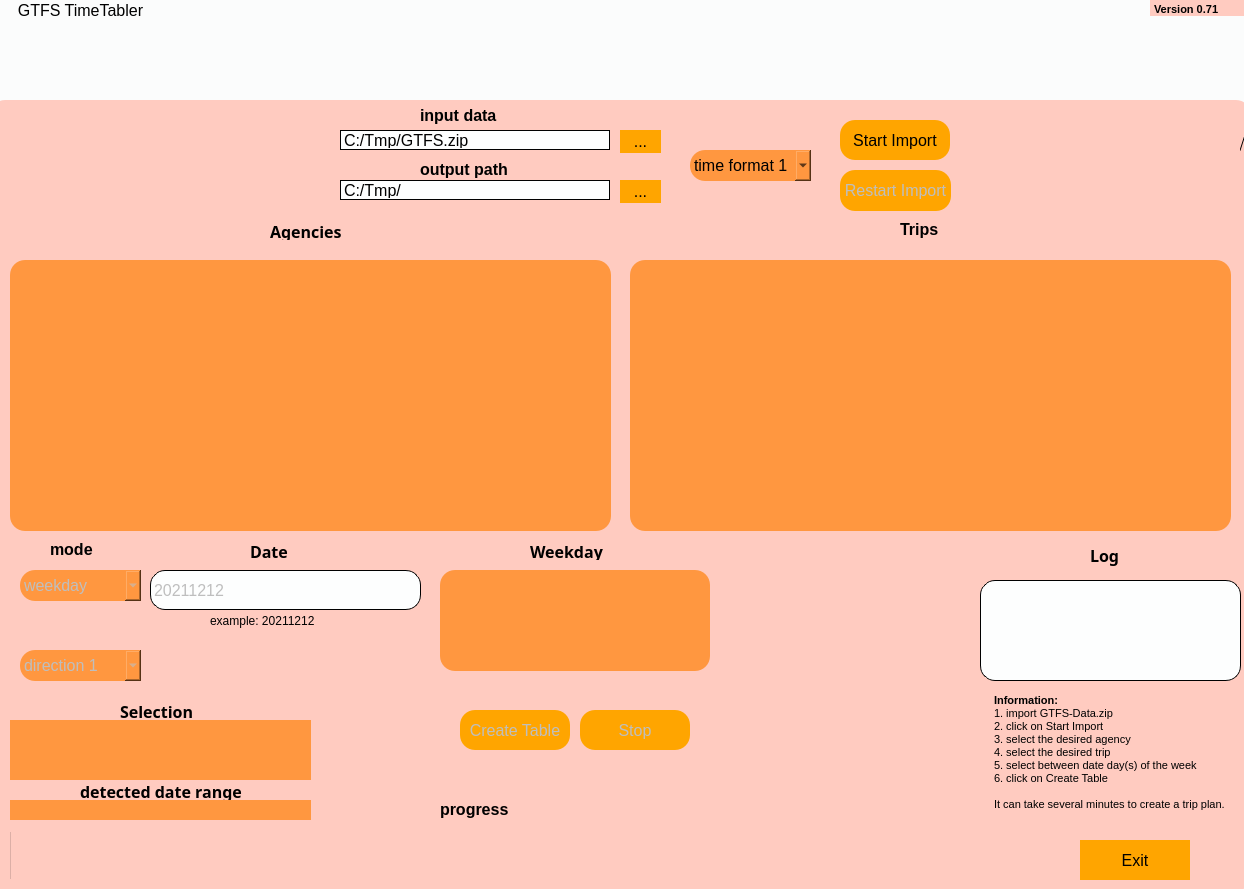
<?xml version="1.0" encoding="UTF-8"?>
<ui version="4.0">
 <class>GTFSTimeTabler</class>
 <widget class="QWidget" name="GTFSTimeTabler">
  <property name="windowModality">
   <enum>Qt::ApplicationModal</enum>
  </property>
  <property name="geometry">
   <rect>
    <x>0</x>
    <y>0</y>
    <width>1244</width>
    <height>889</height>
   </rect>
  </property>
  <property name="sizePolicy">
   <sizepolicy hsizetype="Fixed" vsizetype="Fixed">
    <horstretch>0</horstretch>
    <verstretch>0</verstretch>
   </sizepolicy>
  </property>
  <property name="contextMenuPolicy">
   <enum>Qt::DefaultContextMenu</enum>
  </property>
  <property name="acceptDrops">
   <bool>false</bool>
  </property>
  <property name="windowTitle">
   <string notr="true">GTFS TimeTabler</string>
  </property>
  <property name="layoutDirection">
   <enum>Qt::LeftToRight</enum>
  </property>
  <property name="autoFillBackground">
   <bool>false</bool>
  </property>
  <property name="styleSheet">
   <string notr="true">background-color:  #fbfcfc ;
border-width: 1px;
border-radius: 15px;
border-color: black;
</string>
  </property>
  <widget class="QLineEdit" name="lineOutputPath">
   <property name="geometry">
    <rect>
     <x>340</x>
     <y>180</y>
     <width>270</width>
     <height>20</height>
    </rect>
   </property>
   <property name="font">
    <font>
     <pointsize>12</pointsize>
    </font>
   </property>
   <property name="styleSheet">
    <string notr="true">background-color:  #fdfefe;
border-style: outset;
border-width: 0.5px;
border-radius: 15px;
border-color: black;
padding: 1px;</string>
   </property>
   <property name="text">
    <string>C:/Tmp/</string>
   </property>
  </widget>
  <widget class="QPushButton" name="btnStart">
   <property name="enabled">
    <bool>false</bool>
   </property>
   <property name="geometry">
    <rect>
     <x>460</x>
     <y>710</y>
     <width>110</width>
     <height>40</height>
    </rect>
   </property>
   <property name="font">
    <font>
     <pointsize>12</pointsize>
    </font>
   </property>
   <property name="styleSheet">
    <string notr="true">background-color: orange;
border-style: outset;
border-width: 0px;
border-radius: 15px;
border-color: black;
padding: 4px;</string>
   </property>
   <property name="text">
    <string>Create Table</string>
   </property>
  </widget>
  <widget class="QProgressBar" name="progressBar">
   <property name="enabled">
    <bool>false</bool>
   </property>
   <property name="geometry">
    <rect>
     <x>10</x>
     <y>830</y>
     <width>951</width>
     <height>51</height>
    </rect>
   </property>
   <property name="styleSheet">
    <string notr="true">background-color:  #ffcbc0;
padding: 1 px;</string>
   </property>
   <property name="value">
    <number>0</number>
   </property>
   <property name="alignment">
    <set>Qt::AlignJustify|Qt::AlignVCenter</set>
   </property>
   <property name="textVisible">
    <bool>false</bool>
   </property>
   <property name="orientation">
    <enum>Qt::Horizontal</enum>
   </property>
   <property name="textDirection">
    <enum>QProgressBar::TopToBottom</enum>
   </property>
   <property name="format">
    <string> %p%</string>
   </property>
  </widget>
  <widget class="QTextBrowser" name="textBrowser">
   <property name="geometry">
    <rect>
     <x>980</x>
     <y>580</y>
     <width>261</width>
     <height>101</height>
    </rect>
   </property>
   <property name="styleSheet">
    <string notr="true">background-color:  #fdfefe;
border-style: outset;
border-width: 1px;
border-radius: 15px;
border-color: black;
padding: 4px;</string>
   </property>
   <property name="frameShape">
    <enum>QFrame::Box</enum>
   </property>
   <property name="frameShadow">
    <enum>QFrame::Plain</enum>
   </property>
   <property name="verticalScrollBarPolicy">
    <enum>Qt::ScrollBarAlwaysOff</enum>
   </property>
   <property name="horizontalScrollBarPolicy">
    <enum>Qt::ScrollBarAlwaysOff</enum>
   </property>
  </widget>
  <widget class="QPushButton" name="btnImport">
   <property name="enabled">
    <bool>true</bool>
   </property>
   <property name="geometry">
    <rect>
     <x>840</x>
     <y>120</y>
     <width>110</width>
     <height>40</height>
    </rect>
   </property>
   <property name="font">
    <font>
     <pointsize>12</pointsize>
    </font>
   </property>
   <property name="styleSheet">
    <string notr="true">background-color: orange;
border-style: outset;
border-width: 0px;
border-radius: 15px;
border-color: black;
padding: 4px;</string>
   </property>
   <property name="text">
    <string>Start Import</string>
   </property>
  </widget>
  <widget class="QComboBox" name="comboBox">
   <property name="enabled">
    <bool>false</bool>
   </property>
   <property name="geometry">
    <rect>
     <x>20</x>
     <y>570</y>
     <width>121</width>
     <height>31</height>
    </rect>
   </property>
   <property name="font">
    <font>
     <pointsize>12</pointsize>
    </font>
   </property>
   <property name="styleSheet">
    <string notr="true">background-color:  #ff9740;
border-style: outset;
border-width:0px;
border-radius: 15px;
border-color: black;
padding: 4px;</string>
   </property>
   <item>
    <property name="text">
     <string>weekday</string>
    </property>
   </item>
   <item>
    <property name="text">
     <string>date</string>
    </property>
   </item>
  </widget>
  <widget class="QLineEdit" name="lineInputPath">
   <property name="geometry">
    <rect>
     <x>340</x>
     <y>130</y>
     <width>270</width>
     <height>20</height>
    </rect>
   </property>
   <property name="font">
    <font>
     <pointsize>12</pointsize>
    </font>
   </property>
   <property name="styleSheet">
    <string notr="true">background-color: #fdfefe;
border-style: outset;
border-width: 0.5px;
border-radius: 15px;
border-color: black;
padding: 1px;</string>
   </property>
   <property name="text">
    <string>C:/Tmp/GTFS.zip</string>
   </property>
  </widget>
  <widget class="QPushButton" name="btnExit">
   <property name="geometry">
    <rect>
     <x>1080</x>
     <y>840</y>
     <width>110</width>
     <height>40</height>
    </rect>
   </property>
   <property name="font">
    <font>
     <pointsize>12</pointsize>
    </font>
   </property>
   <property name="styleSheet">
    <string notr="true">background-color: orange;
border-style: outset;
border-width: 0px;
border-radius: 30px;
border-color: black;
padding: 4px;</string>
   </property>
   <property name="text">
    <string>Exit</string>
   </property>
  </widget>
  <widget class="QPushButton" name="btnStop">
   <property name="enabled">
    <bool>false</bool>
   </property>
   <property name="geometry">
    <rect>
     <x>580</x>
     <y>710</y>
     <width>110</width>
     <height>40</height>
    </rect>
   </property>
   <property name="font">
    <font>
     <pointsize>12</pointsize>
    </font>
   </property>
   <property name="styleSheet">
    <string notr="true">background-color: orange;
border-style: outset;
border-width: 0px;
border-radius: 15px;
border-color: black;
padding: 4px;</string>
   </property>
   <property name="text">
    <string>Stop</string>
   </property>
  </widget>
  <widget class="QLabel" name="label_5">
   <property name="geometry">
    <rect>
     <x>270</x>
     <y>220</y>
     <width>91</width>
     <height>20</height>
    </rect>
   </property>
   <property name="font">
    <font>
     <family>72</family>
     <pointsize>8</pointsize>
     <weight>9</weight>
     <italic>false</italic>
     <bold>false</bold>
    </font>
   </property>
   <property name="styleSheet">
    <string notr="true">background-color:  #ffcbc0;
font: 75 8pt &quot;72&quot;;</string>
   </property>
   <property name="text">
    <string>&lt;html&gt;&lt;head/&gt;&lt;body&gt;&lt;p&gt;&lt;span style=&quot; font-size:12pt; font-weight:600;&quot;&gt;Agencies&lt;/span&gt;&lt;/p&gt;&lt;/body&gt;&lt;/html&gt;</string>
   </property>
  </widget>
  <widget class="QLabel" name="label">
   <property name="geometry">
    <rect>
     <x>-10</x>
     <y>-110</y>
     <width>1251</width>
     <height>301</height>
    </rect>
   </property>
   <property name="autoFillBackground">
    <bool>false</bool>
   </property>
   <property name="frameShape">
    <enum>QFrame::Box</enum>
   </property>
   <property name="text">
    <string/>
   </property>
   <property name="pixmap">
    <pixmap>5282.jpg</pixmap>
   </property>
   <property name="scaledContents">
    <bool>true</bool>
   </property>
  </widget>
  <widget class="QLabel" name="middlelabel">
   <property name="geometry">
    <rect>
     <x>-10</x>
     <y>100</y>
     <width>1261</width>
     <height>791</height>
    </rect>
   </property>
   <property name="autoFillBackground">
    <bool>false</bool>
   </property>
   <property name="styleSheet">
    <string notr="true">background-color:  #ffcbc0;
border-color: black;
border-style: outset;
border-width: 0px;
border-radius: 15px;
padding: 4px;</string>
   </property>
   <property name="frameShadow">
    <enum>QFrame::Plain</enum>
   </property>
   <property name="text">
    <string/>
   </property>
   <property name="alignment">
    <set>Qt::AlignJustify|Qt::AlignVCenter</set>
   </property>
  </widget>
  <widget class="QLabel" name="label_9">
   <property name="geometry">
    <rect>
     <x>10</x>
     <y>0</y>
     <width>141</width>
     <height>21</height>
    </rect>
   </property>
   <property name="styleSheet">
    <string notr="true">font: 87 8pt &quot;72 Black&quot;;</string>
   </property>
   <property name="text">
    <string>&lt;html&gt;&lt;head/&gt;&lt;body&gt;&lt;p align=&quot;center&quot;&gt;&lt;span style=&quot; font-size:12pt;&quot;&gt;GTFS TimeTabler&lt;/span&gt;&lt;/p&gt;&lt;/body&gt;&lt;/html&gt;</string>
   </property>
  </widget>
  <widget class="QLabel" name="label_6">
   <property name="geometry">
    <rect>
     <x>530</x>
     <y>540</y>
     <width>80</width>
     <height>20</height>
    </rect>
   </property>
   <property name="font">
    <font>
     <family>72</family>
     <pointsize>8</pointsize>
     <weight>9</weight>
     <italic>false</italic>
     <bold>false</bold>
    </font>
   </property>
   <property name="styleSheet">
    <string notr="true">background-color:  #ffcbc0;
font: 75 8pt &quot;72&quot;;</string>
   </property>
   <property name="text">
    <string>&lt;html&gt;&lt;head/&gt;&lt;body&gt;&lt;p&gt;&lt;span style=&quot; font-size:12pt; font-weight:600;&quot;&gt;Weekday&lt;/span&gt;&lt;/p&gt;&lt;/body&gt;&lt;/html&gt;</string>
   </property>
  </widget>
  <widget class="QLabel" name="label_7">
   <property name="geometry">
    <rect>
     <x>1090</x>
     <y>540</y>
     <width>41</width>
     <height>31</height>
    </rect>
   </property>
   <property name="font">
    <font>
     <family>72</family>
     <pointsize>8</pointsize>
     <weight>9</weight>
     <italic>false</italic>
     <bold>false</bold>
    </font>
   </property>
   <property name="styleSheet">
    <string notr="true">background-color:  #ffcbc0;
font: 75 8pt &quot;72&quot;;</string>
   </property>
   <property name="text">
    <string>&lt;html&gt;&lt;head/&gt;&lt;body&gt;&lt;p&gt;&lt;span style=&quot; font-size:12pt; font-weight:600;&quot;&gt;Log&lt;/span&gt;&lt;/p&gt;&lt;/body&gt;&lt;/html&gt;</string>
   </property>
  </widget>
  <widget class="QLabel" name="label_8">
   <property name="geometry">
    <rect>
     <x>900</x>
     <y>220</y>
     <width>91</width>
     <height>20</height>
    </rect>
   </property>
   <property name="styleSheet">
    <string notr="true">background-color:  #ffcbc0;
font: 75 8pt &quot;72&quot;;</string>
   </property>
   <property name="text">
    <string>&lt;html&gt;&lt;head/&gt;&lt;body&gt;&lt;p&gt;&lt;span style=&quot; font-size:12pt; font-weight:600;&quot;&gt;Trips&lt;/span&gt;&lt;/p&gt;&lt;/body&gt;&lt;/html&gt;</string>
   </property>
  </widget>
  <widget class="QLabel" name="label_10">
   <property name="geometry">
    <rect>
     <x>420</x>
     <y>160</y>
     <width>151</width>
     <height>20</height>
    </rect>
   </property>
   <property name="styleSheet">
    <string notr="true">background-color:  #ffcbc0;
font: 75 8pt &quot;72&quot;;</string>
   </property>
   <property name="text">
    <string>&lt;html&gt;&lt;head/&gt;&lt;body&gt;&lt;p&gt;&lt;span style=&quot; font-size:12pt; font-weight:600;&quot;&gt;output path&lt;/span&gt;&lt;/p&gt;&lt;/body&gt;&lt;/html&gt;</string>
   </property>
  </widget>
  <widget class="QLabel" name="label_11">
   <property name="geometry">
    <rect>
     <x>420</x>
     <y>106</y>
     <width>101</width>
     <height>20</height>
    </rect>
   </property>
   <property name="styleSheet">
    <string notr="true">background-color:  #ffcbc0;
font: 75 8pt &quot;72&quot;;</string>
   </property>
   <property name="text">
    <string>&lt;html&gt;&lt;head/&gt;&lt;body&gt;&lt;p&gt;&lt;span style=&quot; font-size:12pt; font-weight:600;&quot;&gt;input data&lt;/span&gt;&lt;/p&gt;&lt;/body&gt;&lt;/html&gt;</string>
   </property>
  </widget>
  <widget class="QTextBrowser" name="textBrowser_2">
   <property name="geometry">
    <rect>
     <x>990</x>
     <y>690</y>
     <width>311</width>
     <height>131</height>
    </rect>
   </property>
   <property name="styleSheet">
    <string notr="true">background-color:  #ffcbc0;</string>
   </property>
   <property name="html">
    <string>&lt;!DOCTYPE HTML PUBLIC &quot;-//W3C//DTD HTML 4.0//EN&quot; &quot;http://www.w3.org/TR/REC-html40/strict.dtd&quot;&gt;
&lt;html&gt;&lt;head&gt;&lt;meta name=&quot;qrichtext&quot; content=&quot;1&quot; /&gt;&lt;style type=&quot;text/css&quot;&gt;
p, li { white-space: pre-wrap; }
&lt;/style&gt;&lt;/head&gt;&lt;body style=&quot; font-family:'MS Shell Dlg 2'; font-size:8.25pt; font-weight:400; font-style:normal;&quot;&gt;
&lt;p style=&quot; margin-top:0px; margin-bottom:0px; margin-left:0px; margin-right:0px; -qt-block-indent:0; text-indent:0px;&quot;&gt;&lt;span style=&quot; font-weight:600;&quot;&gt;Information:&lt;br /&gt;&lt;/span&gt;1. import GTFS-Data.zip&lt;/p&gt;
&lt;p style=&quot; margin-top:0px; margin-bottom:0px; margin-left:0px; margin-right:0px; -qt-block-indent:0; text-indent:0px;&quot;&gt;2. click on Start Import&lt;/p&gt;
&lt;p style=&quot; margin-top:0px; margin-bottom:0px; margin-left:0px; margin-right:0px; -qt-block-indent:0; text-indent:0px;&quot;&gt;3. select the desired agency &lt;/p&gt;
&lt;p style=&quot; margin-top:0px; margin-bottom:0px; margin-left:0px; margin-right:0px; -qt-block-indent:0; text-indent:0px;&quot;&gt;4. select the desired trip&lt;/p&gt;
&lt;p style=&quot; margin-top:0px; margin-bottom:0px; margin-left:0px; margin-right:0px; -qt-block-indent:0; text-indent:0px;&quot;&gt;5. select between date day(s) of the week&lt;/p&gt;
&lt;p style=&quot; margin-top:0px; margin-bottom:0px; margin-left:0px; margin-right:0px; -qt-block-indent:0; text-indent:0px;&quot;&gt;6. click on Create Table&lt;/p&gt;
&lt;p style=&quot;-qt-paragraph-type:empty; margin-top:0px; margin-bottom:0px; margin-left:0px; margin-right:0px; -qt-block-indent:0; text-indent:0px;&quot;&gt;&lt;br /&gt;&lt;/p&gt;
&lt;p style=&quot; margin-top:0px; margin-bottom:0px; margin-left:0px; margin-right:0px; -qt-block-indent:0; text-indent:0px;&quot;&gt;It can take several minutes to create a trip plan.&lt;/p&gt;&lt;/body&gt;&lt;/html&gt;</string>
   </property>
  </widget>
  <widget class="QLabel" name="label_12">
   <property name="geometry">
    <rect>
     <x>50</x>
     <y>540</y>
     <width>80</width>
     <height>20</height>
    </rect>
   </property>
   <property name="styleSheet">
    <string notr="true">background-color:  #ffcbc0;
font: 75 8pt &quot;72&quot;;</string>
   </property>
   <property name="text">
    <string>&lt;html&gt;&lt;head/&gt;&lt;body&gt;&lt;p&gt;&lt;span style=&quot; font-size:12pt; font-weight:600;&quot;&gt;mode&lt;/span&gt;&lt;/p&gt;&lt;/body&gt;&lt;/html&gt;</string>
   </property>
  </widget>
  <widget class="QTextBrowser" name="textBrowser_3">
   <property name="geometry">
    <rect>
     <x>1150</x>
     <y>0</y>
     <width>161</width>
     <height>16</height>
    </rect>
   </property>
   <property name="styleSheet">
    <string notr="true">background-color:  #ffcbc0;</string>
   </property>
   <property name="html">
    <string>&lt;!DOCTYPE HTML PUBLIC &quot;-//W3C//DTD HTML 4.0//EN&quot; &quot;http://www.w3.org/TR/REC-html40/strict.dtd&quot;&gt;
&lt;html&gt;&lt;head&gt;&lt;meta name=&quot;qrichtext&quot; content=&quot;1&quot; /&gt;&lt;style type=&quot;text/css&quot;&gt;
p, li { white-space: pre-wrap; }
&lt;/style&gt;&lt;/head&gt;&lt;body style=&quot; font-family:'MS Shell Dlg 2'; font-size:8.25pt; font-weight:400; font-style:normal;&quot;&gt;
&lt;p style=&quot; margin-top:0px; margin-bottom:0px; margin-left:0px; margin-right:0px; -qt-block-indent:0; text-indent:0px;&quot;&gt;&lt;span style=&quot; font-weight:600;&quot;&gt;Version 0.71&lt;br /&gt;&lt;/span&gt;&lt;/p&gt;&lt;/body&gt;&lt;/html&gt;</string>
   </property>
  </widget>
  <widget class="QPushButton" name="btnRestart">
   <property name="enabled">
    <bool>false</bool>
   </property>
   <property name="geometry">
    <rect>
     <x>840</x>
     <y>170</y>
     <width>111</width>
     <height>41</height>
    </rect>
   </property>
   <property name="font">
    <font>
     <pointsize>12</pointsize>
    </font>
   </property>
   <property name="styleSheet">
    <string notr="true">background-color: orange;
border-style: outset;
border-width: 0px;
border-radius: 15px;
border-color: black;
padding: 4px;</string>
   </property>
   <property name="text">
    <string>Restart Import</string>
   </property>
  </widget>
  <widget class="QListWidget" name="listAgencies">
   <property name="geometry">
    <rect>
     <x>10</x>
     <y>260</y>
     <width>601</width>
     <height>271</height>
    </rect>
   </property>
   <property name="font">
    <font>
     <pointsize>12</pointsize>
    </font>
   </property>
   <property name="styleSheet">
    <string notr="true">background-color:  #ff9740;
border-style: outset;
border-width: 0px;
border-radius: 15px;
border-color: black;
padding: 4px;</string>
   </property>
  </widget>
  <widget class="QListWidget" name="listRoutes">
   <property name="geometry">
    <rect>
     <x>630</x>
     <y>260</y>
     <width>601</width>
     <height>271</height>
    </rect>
   </property>
   <property name="font">
    <font>
     <pointsize>12</pointsize>
    </font>
   </property>
   <property name="styleSheet">
    <string notr="true">background-color:  #ff9740;
border-style: outset;
border-width: 0px;
border-radius: 15px;
border-color: black;
padding: 4px;</string>
   </property>
  </widget>
  <widget class="QListWidget" name="listDatesWeekday">
   <property name="enabled">
    <bool>false</bool>
   </property>
   <property name="geometry">
    <rect>
     <x>440</x>
     <y>570</y>
     <width>270</width>
     <height>101</height>
    </rect>
   </property>
   <property name="font">
    <font>
     <pointsize>12</pointsize>
    </font>
   </property>
   <property name="styleSheet">
    <string notr="true">background-color:  #ff9740;
border-style: outset;
border-width: 0px;
border-radius: 15px;
border-color: black;
padding: 4px;</string>
   </property>
   <property name="verticalScrollBarPolicy">
    <enum>Qt::ScrollBarAlwaysOff</enum>
   </property>
   <property name="horizontalScrollBarPolicy">
    <enum>Qt::ScrollBarAlwaysOff</enum>
   </property>
  </widget>
  <widget class="QLineEdit" name="lineDateInput">
   <property name="enabled">
    <bool>false</bool>
   </property>
   <property name="geometry">
    <rect>
     <x>150</x>
     <y>570</y>
     <width>271</width>
     <height>40</height>
    </rect>
   </property>
   <property name="font">
    <font>
     <pointsize>12</pointsize>
    </font>
   </property>
   <property name="styleSheet">
    <string notr="true">background-color:  #fdfefe;
border-style: outset;
border-width: 0.5px;
border-radius: 15px;
border-color: black;
padding: 1px;</string>
   </property>
   <property name="text">
    <string>20211212</string>
   </property>
  </widget>
  <widget class="QLabel" name="label_13">
   <property name="geometry">
    <rect>
     <x>250</x>
     <y>540</y>
     <width>80</width>
     <height>20</height>
    </rect>
   </property>
   <property name="font">
    <font>
     <family>72</family>
     <pointsize>8</pointsize>
     <weight>9</weight>
     <italic>false</italic>
     <bold>false</bold>
    </font>
   </property>
   <property name="styleSheet">
    <string notr="true">background-color:  #ffcbc0;
font: 75 8pt &quot;72&quot;;</string>
   </property>
   <property name="text">
    <string>&lt;html&gt;&lt;head/&gt;&lt;body&gt;&lt;p&gt;&lt;span style=&quot; font-size:12pt; font-weight:600;&quot;&gt;Date&lt;/span&gt;&lt;/p&gt;&lt;/body&gt;&lt;/html&gt;</string>
   </property>
  </widget>
  <widget class="QComboBox" name="comboBox_display">
   <property name="enabled">
    <bool>true</bool>
   </property>
   <property name="geometry">
    <rect>
     <x>690</x>
     <y>150</y>
     <width>121</width>
     <height>31</height>
    </rect>
   </property>
   <property name="font">
    <font>
     <pointsize>12</pointsize>
    </font>
   </property>
   <property name="styleSheet">
    <string notr="true">background-color:  #ff9740;
border-style: outset;
border-width:0px;
border-radius: 15px;
border-color: black;
padding: 4px;</string>
   </property>
   <item>
    <property name="text">
     <string>time format 1</string>
    </property>
   </item>
   <item>
    <property name="text">
     <string>time format 2</string>
    </property>
   </item>
  </widget>
  <widget class="QLabel" name="label_14">
   <property name="geometry">
    <rect>
     <x>440</x>
     <y>800</y>
     <width>91</width>
     <height>20</height>
    </rect>
   </property>
   <property name="styleSheet">
    <string notr="true">background-color:  #ffcbc0;
font: 75 8pt &quot;72&quot;;</string>
   </property>
   <property name="text">
    <string>&lt;html&gt;&lt;head/&gt;&lt;body&gt;&lt;p&gt;&lt;span style=&quot; font-size:12pt; font-weight:600;&quot;&gt;progress&lt;/span&gt;&lt;/p&gt;&lt;/body&gt;&lt;/html&gt;</string>
   </property>
  </widget>
  <widget class="QComboBox" name="comboBox_direction">
   <property name="enabled">
    <bool>false</bool>
   </property>
   <property name="geometry">
    <rect>
     <x>20</x>
     <y>650</y>
     <width>121</width>
     <height>31</height>
    </rect>
   </property>
   <property name="font">
    <font>
     <pointsize>12</pointsize>
    </font>
   </property>
   <property name="styleSheet">
    <string notr="true">background-color:  #ff9740;
border-style: outset;
border-width:0px;
border-radius: 15px;
border-color: black;
padding: 4px;</string>
   </property>
   <item>
    <property name="text">
     <string>direction 1</string>
    </property>
   </item>
   <item>
    <property name="text">
     <string>direction 2</string>
    </property>
   </item>
  </widget>
  <widget class="QPushButton" name="btnGetFile">
   <property name="enabled">
    <bool>true</bool>
   </property>
   <property name="geometry">
    <rect>
     <x>620</x>
     <y>130</y>
     <width>41</width>
     <height>23</height>
    </rect>
   </property>
   <property name="font">
    <font>
     <pointsize>12</pointsize>
    </font>
   </property>
   <property name="styleSheet">
    <string notr="true">background-color: orange;
border-style: outset;
border-width: 0px;
border-radius: 15px;
border-color: black;
padding: 4px;</string>
   </property>
   <property name="text">
    <string>...</string>
   </property>
  </widget>
  <widget class="QPushButton" name="btnGetOutputDir">
   <property name="enabled">
    <bool>true</bool>
   </property>
   <property name="geometry">
    <rect>
     <x>620</x>
     <y>180</y>
     <width>41</width>
     <height>23</height>
    </rect>
   </property>
   <property name="font">
    <font>
     <pointsize>12</pointsize>
    </font>
   </property>
   <property name="styleSheet">
    <string notr="true">background-color: orange;
border-style: outset;
border-width: 0px;
border-radius: 15px;
border-color: black;
padding: 4px;</string>
   </property>
   <property name="text">
    <string>...</string>
   </property>
  </widget>
  <widget class="QLabel" name="label_2">
   <property name="geometry">
    <rect>
     <x>210</x>
     <y>610</y>
     <width>141</width>
     <height>21</height>
    </rect>
   </property>
   <property name="styleSheet">
    <string notr="true">background-color:  #ffcbc0;</string>
   </property>
   <property name="text">
    <string>example: 20211212</string>
   </property>
  </widget>
  <widget class="QTabWidget" name="tabWidget">
   <property name="geometry">
    <rect>
     <x>1240</x>
     <y>120</y>
     <width>561</width>
     <height>301</height>
    </rect>
   </property>
   <property name="font">
    <font>
     <pointsize>12</pointsize>
    </font>
   </property>
   <property name="layoutDirection">
    <enum>Qt::LeftToRight</enum>
   </property>
   <property name="autoFillBackground">
    <bool>false</bool>
   </property>
   <property name="styleSheet">
    <string notr="true">background-color:  #ffcbc0;
border-radius: 0px;</string>
   </property>
   <property name="tabShape">
    <enum>QTabWidget::Triangular</enum>
   </property>
   <property name="currentIndex">
    <number>0</number>
   </property>
   <property name="usesScrollButtons">
    <bool>true</bool>
   </property>
   <widget class="QWidget" name="tabDownloadGTFS">
    <attribute name="title">
     <string>GTFS Load Options</string>
    </attribute>
    <widget class="QListWidget" name="listTabGTFSDATA">
     <property name="geometry">
      <rect>
       <x>10</x>
       <y>130</y>
       <width>551</width>
       <height>151</height>
      </rect>
     </property>
     <property name="font">
      <font>
       <pointsize>12</pointsize>
      </font>
     </property>
     <property name="styleSheet">
      <string notr="true">background-color:  #ff9740;
border-style: outset;
border-width: 0px;
border-radius: 15px;
border-color: black;
padding: 4px;</string>
     </property>
    </widget>
    <widget class="QLabel" name="label_15">
     <property name="geometry">
      <rect>
       <x>20</x>
       <y>20</y>
       <width>101</width>
       <height>31</height>
      </rect>
     </property>
     <property name="font">
      <font>
       <family>72</family>
       <pointsize>8</pointsize>
       <weight>9</weight>
       <italic>false</italic>
       <bold>false</bold>
      </font>
     </property>
     <property name="styleSheet">
      <string notr="true">background-color:  #ffcbc0;
font: 75 8pt &quot;72&quot;;</string>
     </property>
     <property name="text">
      <string>&lt;html&gt;&lt;head/&gt;&lt;body&gt;&lt;p&gt;&lt;span style=&quot; font-size:12pt; font-weight:600;&quot;&gt;GTFS-Data&lt;/span&gt;&lt;/p&gt;&lt;/body&gt;&lt;/html&gt;</string>
     </property>
    </widget>
    <widget class="QLineEdit" name="GTFSInputPath">
     <property name="geometry">
      <rect>
       <x>130</x>
       <y>20</y>
       <width>191</width>
       <height>20</height>
      </rect>
     </property>
     <property name="font">
      <font>
       <pointsize>12</pointsize>
      </font>
     </property>
     <property name="styleSheet">
      <string notr="true">background-color: #fdfefe;
border-style: outset;
border-width: 0.5px;
border-radius: 15px;
border-color: black;
padding: 1px;</string>
     </property>
     <property name="text">
      <string>C:/Tmp/</string>
     </property>
    </widget>
    <widget class="QPushButton" name="btnGetDir">
     <property name="enabled">
      <bool>true</bool>
     </property>
     <property name="geometry">
      <rect>
       <x>330</x>
       <y>20</y>
       <width>41</width>
       <height>23</height>
      </rect>
     </property>
     <property name="font">
      <font>
       <pointsize>12</pointsize>
      </font>
     </property>
     <property name="styleSheet">
      <string notr="true">background-color: orange;
border-style: outset;
border-width: 0px;
border-radius: 15px;
border-color: black;
padding: 4px;</string>
     </property>
     <property name="text">
      <string>...</string>
     </property>
    </widget>
    <widget class="QPushButton" name="btnLoadOnlineData">
     <property name="enabled">
      <bool>true</bool>
     </property>
     <property name="geometry">
      <rect>
       <x>200</x>
       <y>80</y>
       <width>140</width>
       <height>40</height>
      </rect>
     </property>
     <property name="font">
      <font>
       <pointsize>12</pointsize>
      </font>
     </property>
     <property name="styleSheet">
      <string notr="true">background-color: orange;
border-style: outset;
border-width: 0px;
border-radius: 15px;
border-color: black;
padding: 4px;</string>
     </property>
     <property name="text">
      <string>Load Online Data</string>
     </property>
    </widget>
    <widget class="QPushButton" name="btnLoadFromPath">
     <property name="enabled">
      <bool>true</bool>
     </property>
     <property name="geometry">
      <rect>
       <x>20</x>
       <y>80</y>
       <width>140</width>
       <height>40</height>
      </rect>
     </property>
     <property name="font">
      <font>
       <pointsize>12</pointsize>
      </font>
     </property>
     <property name="styleSheet">
      <string notr="true">background-color: orange;
border-style: outset;
border-width: 0px;
border-radius: 15px;
border-color: black;
padding: 4px;</string>
     </property>
     <property name="text">
      <string>Load From Path</string>
     </property>
    </widget>
    <widget class="QPushButton" name="btnLoadOnlineData_2">
     <property name="enabled">
      <bool>true</bool>
     </property>
     <property name="geometry">
      <rect>
       <x>360</x>
       <y>80</y>
       <width>200</width>
       <height>40</height>
      </rect>
     </property>
     <property name="font">
      <font>
       <pointsize>12</pointsize>
      </font>
     </property>
     <property name="styleSheet">
      <string notr="true">background-color: orange;
border-style: outset;
border-width: 0px;
border-radius: 15px;
border-color: black;
padding: 4px;</string>
     </property>
     <property name="text">
      <string>Download Selected Data</string>
     </property>
    </widget>
    <widget class="QComboBox" name="comboBox_online">
     <property name="enabled">
      <bool>false</bool>
     </property>
     <property name="geometry">
      <rect>
       <x>130</x>
       <y>40</y>
       <width>191</width>
       <height>21</height>
      </rect>
     </property>
     <property name="font">
      <font>
       <pointsize>12</pointsize>
      </font>
     </property>
     <property name="styleSheet">
      <string notr="true">background-color:  #ff9740;
border-style: outset;
border-width:0px;
border-radius: 15px;
border-color: black;
padding: 4px;</string>
     </property>
     <item>
      <property name="text">
       <string>opendata.ruhr</string>
      </property>
     </item>
     <item>
      <property name="text">
       <string>opendata.vbb</string>
      </property>
     </item>
    </widget>
   </widget>
   <widget class="QWidget" name="tabDefineSorting">
    <attribute name="title">
     <string>Sort Options</string>
    </attribute>
    <widget class="QListWidget" name="listTabSort">
     <property name="geometry">
      <rect>
       <x>20</x>
       <y>80</y>
       <width>371</width>
       <height>141</height>
      </rect>
     </property>
     <property name="styleSheet">
      <string notr="true">background-color:  #ff9740;
border-style: outset;
border-width: 0px;
border-radius: 15px;
border-color: black;
padding: 4px;</string>
     </property>
    </widget>
   </widget>
  </widget>
  <widget class="QLabel" name="label_16">
   <property name="geometry">
    <rect>
     <x>120</x>
     <y>700</y>
     <width>80</width>
     <height>20</height>
    </rect>
   </property>
   <property name="font">
    <font>
     <family>72</family>
     <pointsize>8</pointsize>
     <weight>9</weight>
     <italic>false</italic>
     <bold>false</bold>
    </font>
   </property>
   <property name="styleSheet">
    <string notr="true">background-color:  #ffcbc0;
font: 75 8pt &quot;72&quot;;</string>
   </property>
   <property name="text">
    <string>&lt;html&gt;&lt;head/&gt;&lt;body&gt;&lt;p&gt;&lt;span style=&quot; font-size:12pt; font-weight:600;&quot;&gt;Selection&lt;/span&gt;&lt;/p&gt;&lt;/body&gt;&lt;/html&gt;</string>
   </property>
  </widget>
  <widget class="QLineEdit" name="line_Selection_agency">
   <property name="enabled">
    <bool>false</bool>
   </property>
   <property name="geometry">
    <rect>
     <x>10</x>
     <y>740</y>
     <width>301</width>
     <height>20</height>
    </rect>
   </property>
   <property name="styleSheet">
    <string notr="true">background-color:  #ff9740;
border-style: outset;
border-width: 0px;
border-radius: 15px;
border-color: black;
padding: 4px;</string>
   </property>
  </widget>
  <widget class="QLineEdit" name="line_Selection_trips">
   <property name="enabled">
    <bool>false</bool>
   </property>
   <property name="geometry">
    <rect>
     <x>10</x>
     <y>760</y>
     <width>301</width>
     <height>20</height>
    </rect>
   </property>
   <property name="styleSheet">
    <string notr="true">background-color:  #ff9740;
border-style: outset;
border-width: 0px;
border-radius: 15px;
border-color: black;
padding: 4px;</string>
   </property>
  </widget>
  <widget class="QLineEdit" name="line_Selection_format">
   <property name="enabled">
    <bool>false</bool>
   </property>
   <property name="geometry">
    <rect>
     <x>10</x>
     <y>720</y>
     <width>301</width>
     <height>20</height>
    </rect>
   </property>
   <property name="styleSheet">
    <string notr="true">background-color:  #ff9740;
border-style: outset;
border-width: 0px;
border-radius: 15px;
border-color: black;
padding: 4px;</string>
   </property>
  </widget>
  <widget class="QLabel" name="label_17">
   <property name="geometry">
    <rect>
     <x>80</x>
     <y>780</y>
     <width>171</width>
     <height>20</height>
    </rect>
   </property>
   <property name="font">
    <font>
     <family>72</family>
     <pointsize>8</pointsize>
     <weight>9</weight>
     <italic>false</italic>
     <bold>false</bold>
    </font>
   </property>
   <property name="styleSheet">
    <string notr="true">background-color:  #ffcbc0;
font: 75 8pt &quot;72&quot;;</string>
   </property>
   <property name="text">
    <string>&lt;html&gt;&lt;head/&gt;&lt;body&gt;&lt;p&gt;&lt;span style=&quot; font-size:12pt; font-weight:600;&quot;&gt;detected date range&lt;/span&gt;&lt;/p&gt;&lt;/body&gt;&lt;/html&gt;</string>
   </property>
  </widget>
  <widget class="QLineEdit" name="line_Selection_date_range">
   <property name="enabled">
    <bool>false</bool>
   </property>
   <property name="geometry">
    <rect>
     <x>10</x>
     <y>800</y>
     <width>301</width>
     <height>20</height>
    </rect>
   </property>
   <property name="styleSheet">
    <string notr="true">background-color:  #ff9740;
border-style: outset;
border-width: 0px;
border-radius: 15px;
border-color: black;
padding: 4px;</string>
   </property>
  </widget>
  <zorder>label</zorder>
  <zorder>middlelabel</zorder>
  <zorder>lineOutputPath</zorder>
  <zorder>btnStart</zorder>
  <zorder>progressBar</zorder>
  <zorder>textBrowser</zorder>
  <zorder>btnImport</zorder>
  <zorder>comboBox</zorder>
  <zorder>lineInputPath</zorder>
  <zorder>btnExit</zorder>
  <zorder>btnStop</zorder>
  <zorder>label_5</zorder>
  <zorder>label_9</zorder>
  <zorder>label_6</zorder>
  <zorder>label_7</zorder>
  <zorder>label_8</zorder>
  <zorder>label_10</zorder>
  <zorder>label_11</zorder>
  <zorder>textBrowser_2</zorder>
  <zorder>label_12</zorder>
  <zorder>textBrowser_3</zorder>
  <zorder>btnRestart</zorder>
  <zorder>listAgencies</zorder>
  <zorder>listRoutes</zorder>
  <zorder>listDatesWeekday</zorder>
  <zorder>lineDateInput</zorder>
  <zorder>label_13</zorder>
  <zorder>comboBox_display</zorder>
  <zorder>label_14</zorder>
  <zorder>comboBox_direction</zorder>
  <zorder>btnGetFile</zorder>
  <zorder>btnGetOutputDir</zorder>
  <zorder>label_2</zorder>
  <zorder>tabWidget</zorder>
  <zorder>label_16</zorder>
  <zorder>line_Selection_agency</zorder>
  <zorder>line_Selection_trips</zorder>
  <zorder>line_Selection_format</zorder>
  <zorder>label_17</zorder>
  <zorder>line_Selection_date_range</zorder>
 </widget>
 <resources/>
 <connections>
  <connection>
   <sender>btnExit</sender>
   <signal>pressed()</signal>
   <receiver>GTFSTimeTabler</receiver>
   <slot>close()</slot>
   <hints>
    <hint type="sourcelabel">
     <x>637</x>
     <y>591</y>
    </hint>
    <hint type="destinationlabel">
     <x>337</x>
     <y>301</y>
    </hint>
   </hints>
  </connection>
 </connections>
</ui>
